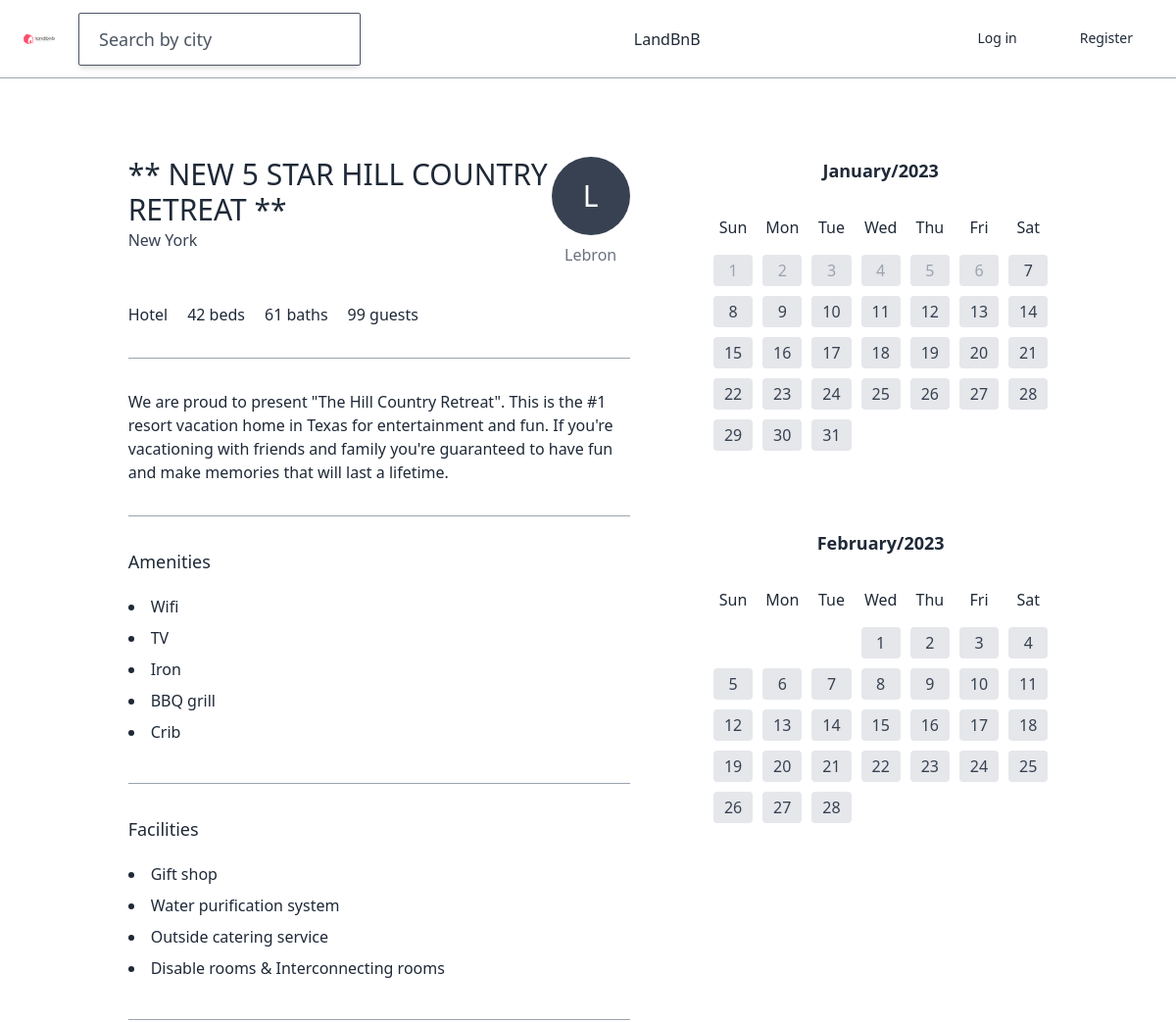
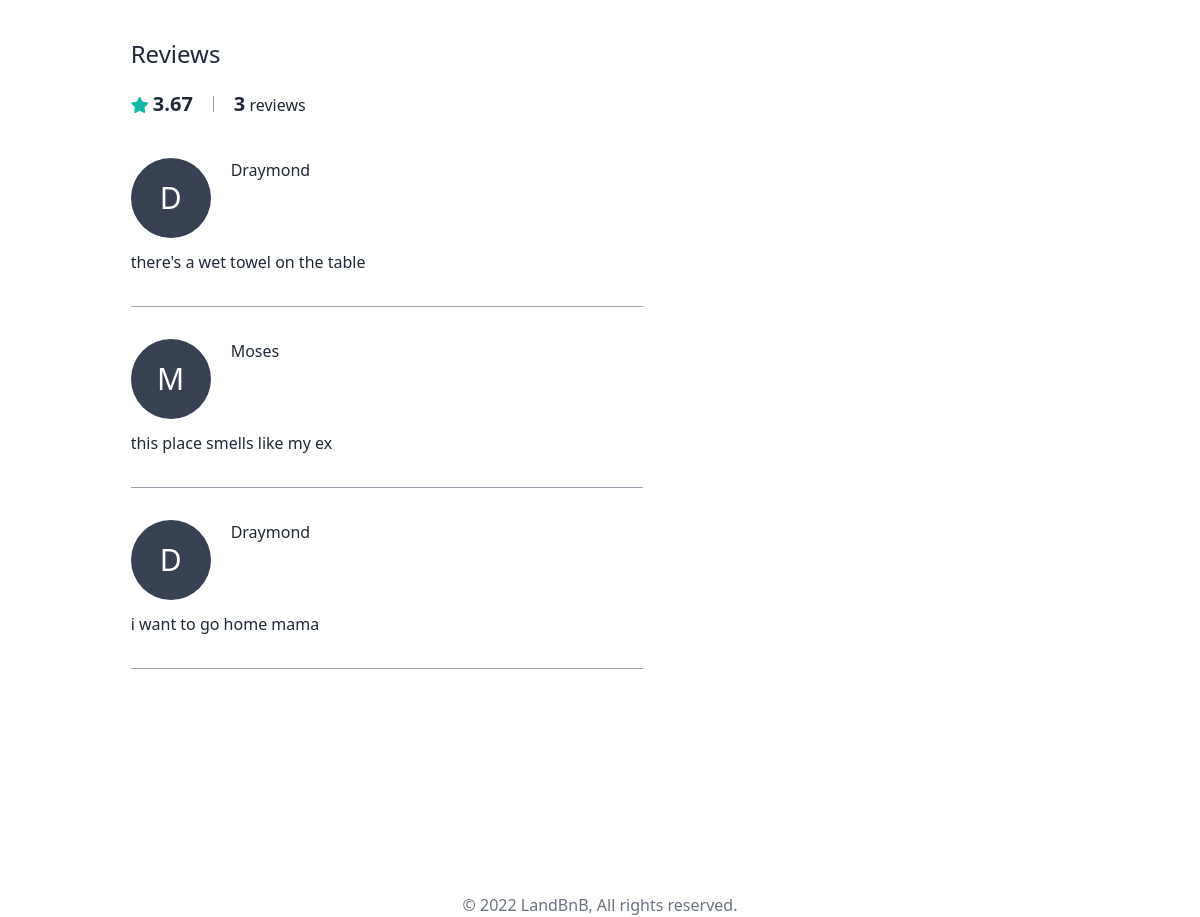
/houses/21, run on the app's committed database (2 pictures, top to bottom).
### house/models.py (models this page shows, shortened)
class House(models.Model):
    name = models.TextField(max_length=100)
    description = models.TextField()
    country = CountryField()
    city = models.CharField(max_length=30)
    price = models.IntegerField(default=0)
    address = models.TextField(max_length=100, default='abc')
    guest = models.IntegerField(default=0)
    bedroom = models.IntegerField(default=0)
    bed = models.IntegerField(default=0)
    bathroom = models.IntegerField(default=0)
    check_in = models.TimeField(null=True)
    check_out = models.TimeField(null=True)
    host = models.ForeignKey("users.User", related_name="houses", on_delete=models.CASCADE, null=True)
    house_type =models.ForeignKey("HouseType", verbose_name="House type", related_name="houses", on_delete=models.CASCADE, null=True, blank=True)
    amenities = models.ManyToManyField("Amenity", related_name="houses", blank=True)
    facilities = models.ManyToManyField("Facility", related_name="houses", blank=True)
    def amenities_count(self):
        return self.amenities.count()
    amenities_count.short_description = "amenity"
    def first_photo(self):
        try:
            (photo,) = self.photos.all()[:1]
            return photo.file.url
        except ValueError:
            return None
    def get_next_four_photos(self):
        photos = self.photos.all()[1:5]
        return photos
    def get_calendars(self):
        now = timezone.now()
        this_year = now.year
        this_month = now.month
        next_month = this_month + 1
        if this_month == 12:
            next_month = 1
        this_month_cal = Calendar(this_year, this_month)
        next_month_cal = Calendar(this_year, next_month)
        return [this_month_cal, next_month_cal]
    def total_rating(self):
        all_reviews = self.reviews.all()
        all_rating = 0
        if len(all_reviews) > 0:
            for review in all_reviews:
                all_rating += review.avgRating()
            return round(all_rating/len(all_reviews), 2)
        return 0
    total_rating.short_description = "rating"

class AbstractItem(core_models.TimeStampedModel):
    name = models.CharField(max_length=150)
    class Meta:
        abstract = True
    def __str__(self) -> str:
        return self.name

class HouseType(AbstractItem):
    class Meta:
        verbose_name = "House type"

class Amenity(AbstractItem):
    class Meta:
        verbose_name_plural = "Amenities"

class Facility(AbstractItem):
    class Meta:
        verbose_name_plural = "Facilities"

### users/models.py (models this page shows)
class User(AbstractUser):
    GENDER_MALE = "male"
    GENDER_FEMALE = "female"
    GENDER_CHOICES = (
        (GENDER_MALE, "Male"),
        (GENDER_FEMALE, "Female"),
    )
    LANGUAGE_ENGLISH = "en"
    LANGUAGE_VIETNAMESE = "vi"
    LANGUAGE_CHOICES = (
        (LANGUAGE_ENGLISH, "English"),
        (LANGUAGE_VIETNAMESE, "Vietnamese"),
    )
    LOGIN_EMAIL = "email"
    avatar = models.ImageField(null=True, blank=True)
    gender = models.CharField(choices=GENDER_CHOICES, max_length=10, null=True, blank=True)
    language = models.CharField(choices=LANGUAGE_CHOICES, max_length=2)
    birthday = models.DateField(null=True)
    superhost = models.BooleanField(default=False)
    bio = models.TextField(default="", blank=True)
    def get_absolute_url(self):
        return reverse("users:profile", kwargs={"pk": self.pk})
    pass

### review/models.py (models this page shows, shortened)
class Review(core_models.TimeStampedModel):
    review = models.TextField()
    customer_service = models.IntegerField(
        validators=[MinValueValidator(1), MaxValueValidator(5)]
    )
    cleanliness = models.IntegerField(
        validators=[MinValueValidator(1), MaxValueValidator(5)]
    )
    location = models.IntegerField(
        validators=[MinValueValidator(1), MaxValueValidator(5)]
    )
    suitable_price = models.IntegerField(
        validators=[MinValueValidator(1), MaxValueValidator(5)]
    )
    user = models.ForeignKey(
        "users.User", related_name="reviews", on_delete=models.CASCADE
    )
    house = models.ForeignKey(
        "house.House", related_name="reviews", on_delete=models.CASCADE
    )
    def avgRating(self):
        avg = (self.customer_service
            + self.cleanliness
            + self.location
            + self.suitable_price) / 4
        return round(avg, 2)

### house/views.py (the view)
# urls.py: path("<int:pk>", views.HouseDetail.as_view(), name="detail"),
class HouseDetail(DetailView):
    model = models.House

### cal.py (called while the page is built)
    def __str__(self):
        return str(self.number)

    def get_days(self):
        weeks = self.monthdays2calendar(self.year, self.month)
        days = []
        for week in weeks:
            for day, _ in week:
                now = timezone.now()
                today = now.day
                month = now.month
                past = False
                if month == self.month:
                    if day <= today:
                        past = True
                new_day = Day(number=day, past=past, month=self.month, year=self.year)
                days.append(new_day)
        return days

    def get_month(self):
        return self.months[self.month - 1]

### house/templatetags/is_booked.py (called while the page is built)
@register.simple_tag
def is_booked(house, day):
    if day.number == 0:
        return
    try:
        date = datetime.datetime(year=day.year, month=day.month, day=day.number)
        reservation_models.BookedDay.objects.get(day=date, reservation__house=house)
        return True
    except reservation_models.BookedDay.DoesNotExist:
        return False

### templates/house/house_detail.html (shortened to what this page needs)
{% extends "base.html" %}
{% load is_booked i18n %}
{% block content %}
    <div class="-mt-5 container max-w-full h-75vh flex mb-20">
        <div class="h-full w-1/2 flex flex-wrap">
        </div>
    </div>
    <div class="container mx-auto flex justify-around pb-56">
        <div class="w-1/2">
            <div class="flex justify-between">
                <div class="mb-5">
                    <h4 class="text-3xl font-medium mb-px">{{house.name}}</h4>
                    <span class="text-gray-700 font-light">{{house.city}}</span>
                </div>
                <a href="{{house.host.get_absolute_url}}" class="flex flex-col items-center">
                    {% include "mixins/user_avatar.html" with user=house.host %}
                    <span class="mt-2 text-gray-500">{{house.host.first_name}}</span>
                </a>
            </div>
            <div class="flex border-section">
                <span class="mr-5 font-light">{{house.house_type}}</span>
                <span class="mr-5 font-light">{{house.bed}} bed{{house.bed|pluralize}}</span>
                <span class="mr-5 font-light">{{house.bathroom}} bath{{house.bathroom|pluralize}}</span>
                <span class="mr-5 font-light">{{house.guest}} guest{{house.guest|pluralize}}</span>
            </div>
            <p class="border-section">
                {{house.description}}
            </p>
            <div class="border-section">
                <h4 class="font-medium text-lg mb-5">Amenities</h4>
                {% for a in house.amenities.all %}
                    <li class="mb-2">{{a}}</li>
                {% endfor %}
            </div>
            <div class="border-section">
                <h4 class="font-medium text-lg mb-5">Facilities</h4>
                {% for a in house.facilities.all %}
                    <li class="mb-2">{{a}}</li>
                {% endfor %}
            </div>
            <div class="mt-10">
                <h4 class="font-medium text-2xl mb-5">Reviews</h4>
                <div class="flex items-center">
                    <div>
                        <i class="fas fa-star text-teal-500"></i>
                        <span class="font-bold text-xl">{{house.total_rating}}</span>
                    </div>
                    <div>
                        <span class="font-bold text-xl">{{house.reviews.count}}</span>
                        <span>review{{house.reviews.count|pluralize}}</span>
                    </div>
                </div>
                <div class="mt-10">
                    {% for review in house.reviews.all  %}
                        <div class="border-section">
                            <div class="mb-3 flex">
                                <div>
                                    {% include "mixins/user_avatar.html" with user=review.user h_and_w='w-10 h-10' text='text-xl' %}
                                </div>
                                <div class="flex flex-col ml-5">
                                    <span class="font-medium">{{review.user.first_name}}</span>
                                </div>
                            </div>
                            <p>{{review.review}}</p>
                        </div>
                    {% endfor %}
                </div>
            </div>
        </div>
        <div class="w-1/3">
            {% if house.host == user %}
                <a href="{% url 'houses:edit' house.pk %}" class="btn-link block">Edit house</a>
            {% else %}
                {% if not request.session.is_hosting %}
                    {% for calendar in house.get_calendars %}
                    <div class="mb-20">
                        <span class="text-center font-semibold text-lg block mb-8">{{calendar.get_month}}/{{calendar.year}}</span>
                        <div class="cal-grid font-medium  mb-4">
                        {% for day in calendar.day_names %}
                            <span>
                                {{day}}
                            </span>
                        {% endfor %}
                        </div>
                        <div class="cal-grid">
                            {% for day in calendar.get_days %}
                                {% is_booked house day as is_booked_bool %}
                                {% if day.number != 0 %}
                                    {% if day.past %}
                                    <span class="cal-number bg-gray-200 text-gray-400">{{day}}</span>
                                    {% elif is_booked_bool %}
                                    <span class="cal-number bg-gray-200 text-gray-400 line-through">{{day}}</span>
                                    {% else %}
                                    <a href="{% url 'reservations:create' house.pk day.year day.month day.number %}" class="cal-number bg-gray-200 text-gray-700 hover:bg-teal-400 hover:text-white hover:font-medium">{{day}}</a>
                                    {% endif %}
                                {% else %}
                                    <span></span>
                                {% endif %}
                            {% endfor %}
                        </div>
                    </div>
                    {% endfor %}
                {% endif %}
            {% endif %}
        </div>
    </div>
{% endblock %}

### templates/mixins/user_avatar.html
{% if user.avatar %}
    <div class="h-20 w-20 rounded-full bg-cover" style="background-image: url({{user.avatar.url}});">
{% else %}
    <div class="h-20 w-20 bg-gray-700 rounded-full text-white flex justify-center items-center overflow-hidden">
        <span class="text-3xl">{{user.first_name|first}}</span>
    {% endif %}
</div>

### data on the page
House: name "** NEW 5 STAR HILL COUNTRY RETREAT **", city "New York", host.first_name "Lebron", house_type "Hotel", bed "42", bathroom "61", guest "99", description "We are proud to present \"The Hill Country Retreat\". This is the #1 resort vacation home in Texas for entertainment and fun. If you're vacationing with friends and family you're guaranteed to have fun and make memories that will last a lifetime.", total_rating "3.67", reviews.count "3"
User: first_name|first "L"
Amenity: name "Wifi"
Amenity: name "TV"
Amenity: name "Iron"
Amenity: name "BBQ grill"
Amenity: name "Crib"
Facility: name "Gift shop"
Facility: name "Water purification system"
Facility: name "Outside catering service"
Facility: name "Disable rooms & Interconnecting rooms"
Review: user.first_name "Draymond", review "there's a wet towel on the table"
User: first_name|first "D"
Review: user.first_name "Moses", review "this place smells like my ex"
User: first_name|first "M"
Review: user.first_name "Draymond", review "i want to go home mama"

### other printed values
{{ calendar.get_month }} "January" "February"
{{ calendar.year }} "2023" "2023"
{{ day }} "Sun" "Mon" "Tue" "Wed" "Thu" "Fri" "Sat" "Sun" "Mon" "Tue" "Wed" "Thu" "Fri" "Sat"
{{ day }} "1" "2" "3" "4" "5" "6"
{{ day }} "7" "8" "9" "10" "11" "12" "13" "14" "15" "16" "17" "18" "19" "20" "21" "22" "23" "24" "25" "26" "27" "28" "29" "30" "31" "1" "2" "3" "4" "5" "6" "7" "8" "9" "10" "11" "12" "13" "14" "15" "16" "17" "18" "19" "20" "21" "22" "23" "24" "25" "26" "27" "28"
